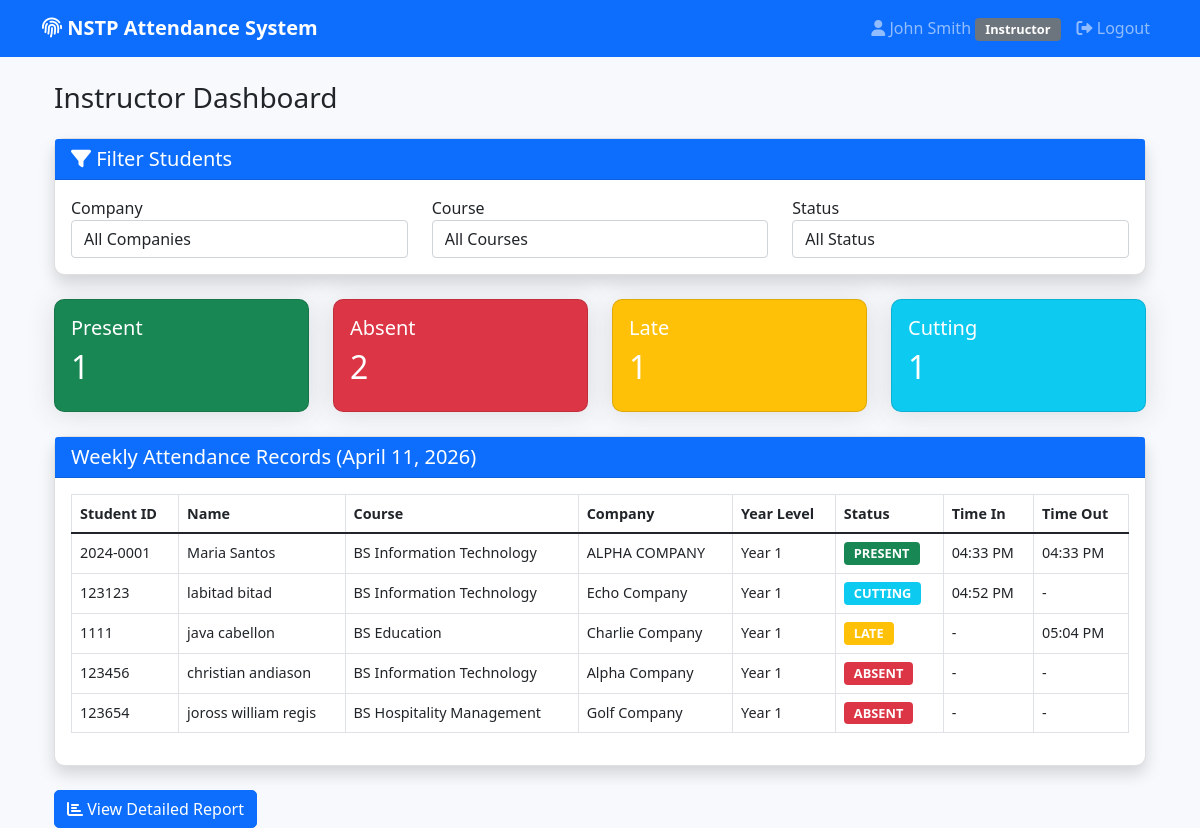
Page /instructor-dashboard/ (signed in) on the committed database.
### core/models.py (models this page shows, shortened)
class User(AbstractUser):
    ROLE_CHOICES = (
        ('student', 'Student'),
        ('instructor', 'Instructor'),
        ('coordinator', 'Coordinator'),
        ('admin', 'Admin'),
    )
    COURSE_CHOICES = (
        ('BSIT', 'BS Information Technology'),
        ('BSED', 'BS Education'),
        ('BSHM', 'BS Hospitality Management'),
        ('BSCRIM', 'BS Criminology'),
        ('BSTM', 'BS Tourism Management'),
    )
    COMPANY_CHOICES = (
        ('ALPHA', 'Alpha Company'),
        ('BRAVO', 'Bravo Company'),
        ('CHARLIE', 'Charlie Company'),
        ('DELTA', 'Delta Company'),
        ('ECHO', 'Echo Company'),
        ('FOXTROT', 'Foxtrot Company'),
        ('GOLF', 'Golf Company'),
        ('HOTEL', 'Hotel Company'),
    )
    role = models.CharField(max_length=20, choices=ROLE_CHOICES, default='student')
    student_id = models.CharField(max_length=20, unique=True, null=True, blank=True)
    course = models.CharField(max_length=20, choices=COURSE_CHOICES, blank=True)
    year_level = models.IntegerField(default=1)  # Default to 1st year
    company = models.CharField(max_length=20, choices=COMPANY_CHOICES, blank=True)
    contact_number = models.CharField(max_length=15, blank=True)
    def get_full_name(self):
        return f"{self.first_name} {self.last_name}"
    def get_course_display(self):
        return dict(self.COURSE_CHOICES).get(self.course, self.course)
    def get_company_display(self):
        return dict(self.COMPANY_CHOICES).get(self.company, self.company)

class AttendanceRecord(models.Model):
    STATUS_CHOICES = (
        ('present', 'Present'),
        ('absent', 'Absent'),
        ('late', 'Late'),
        ('cutting', 'Cutting Class'),
    )
    user = models.ForeignKey(User, on_delete=models.CASCADE, related_name='attendance_records')
    date = models.DateField(auto_now_add=True)
    time_in = models.DateTimeField(null=True, blank=True)
    time_out = models.DateTimeField(null=True, blank=True)
    time_in_code = models.ForeignKey(SlipCode, on_delete=models.SET_NULL, null=True, blank=True, related_name='time_in_records')
    time_out_code = models.ForeignKey(SlipCode, on_delete=models.SET_NULL, null=True, blank=True, related_name='time_out_records')
    status = models.CharField(max_length=20, choices=STATUS_CHOICES, default='absent')
    week_start = models.DateField()
    time_in_passed = models.BooleanField(default=False)
    time_out_passed = models.BooleanField(default=False)
    class Meta:
        unique_together = ['user', 'date']

### core/views.py (the view)
# urls.py: path('instructor-dashboard/', views.instructor_dashboard_view, name='instructor_dashboard'),
@login_required
@instructor_required
def instructor_dashboard_view(request):
    students = User.objects.filter(role='student')
    current_week_start = get_week_start()
    attendance_summary = calculate_attendance_summary(current_week_start)
    attendance_records = []
    for student in students:
        record = AttendanceRecord.objects.filter(
            user=student,
            week_start=current_week_start
        ).first()
        attendance_records.append({
            'student': student,
            'record': record,
        })
    context = {
        'students': students,
        'attendance_records': attendance_records,
        'attendance_summary': attendance_summary,
        'week_start': current_week_start,
    }
    return render(request, 'dashboard/instructor_dashboard.html', context)

### core/utils.py (called while the page is built)
def get_week_start(date=None):
    if date is None:
        date = timezone.now().date()
    days_to_subtract = (date.weekday() + 2) % 7
    return date - timedelta(days=days_to_subtract)

### templates/dashboard/instructor_dashboard.html (shortened to what this page needs)
{% extends 'base.html' %}
{% block content %}
<div class="container-fluid">
    <h1 class="h3 mb-4 text-gray-800">Instructor Dashboard</h1>
    <div class="card shadow mb-4">
        <div class="card-header bg-primary text-white">
            <h5 class="mb-0"><i class="fas fa-filter"></i> Filter Students</h5>
        </div>
        <div class="card-body">
            <div class="row">
                <div class="col-md-4">
                    <label>Company</label>
                    <select id="companyFilter" class="form-control">
                        <option value="">All Companies</option>
                    </select>
                </div>
                <div class="col-md-4">
                    <label>Course</label>
                    <select id="courseFilter" class="form-control">
                        <option value="">All Courses</option>
                    </select>
                </div>
                <div class="col-md-4">
                    <label>Status</label>
                    <select id="statusFilter" class="form-control">
                        <option value="">All Status</option>
                    </select>
                </div>
            </div>
        </div>
    </div>
    <div class="row">
        <div class="col-md-3 mb-4">
            <div class="card bg-success text-white">
                <div class="card-body">
                    <h5>Present</h5>
                    <h2>{{ attendance_summary.stats.present }}</h2>
                </div>
            </div>
        </div>
        <div class="col-md-3 mb-4">
            <div class="card bg-danger text-white">
                <div class="card-body">
                    <h5>Absent</h5>
                    <h2>{{ attendance_summary.stats.absent }}</h2>
                </div>
            </div>
        </div>
        <div class="col-md-3 mb-4">
            <div class="card bg-warning text-white">
                <div class="card-body">
                    <h5>Late</h5>
                    <h2>{{ attendance_summary.stats.late }}</h2>
                </div>
            </div>
        </div>
        <div class="col-md-3 mb-4">
            <div class="card bg-info text-white">
                <div class="card-body">
                    <h5>Cutting</h5>
                    <h2>{{ attendance_summary.stats.cutting }}</h2>
                </div>
            </div>
        </div>
    </div>
    <div class="card shadow">
        <div class="card-header bg-primary text-white">
            <h5 class="mb-0">Weekly Attendance Records ({{ week_start|date:"F d, Y" }})</h5>
        </div>
        <div class="card-body">
            <div class="table-responsive">
                <table class="table table-bordered table-hover" id="attendanceTable">
                    <thead>
                        <tr>
                            <th>Student ID</th>
                            <th>Name</th>
                            <th>Course</th>
                            <th>Company</th>
                            <th>Year Level</th>
                            <th>Status</th>
                            <th>Time In</th>
                            <th>Time Out</th>
                        </tr>
                    </thead>
                    <tbody>
                        {% for item in attendance_records %}
                            <tr class="attendance-row"
                                data-course="{{ item.student.course }}"
                                data-company="{{ item.student.company }}"
                                data-status="{% if item.record %}{{ item.record.status }}{% else %}absent{% endif %}">
                                <td>{{ item.student.student_id }}</td>
                                <td>{{ item.student.get_full_name }}</td>
                                <td>{{ item.student.get_course_display }}</td>
                                <td>{{ item.student.get_company_display }}</td>
                                <td>Year {{ item.student.year_level }}</td>
                                <td>
                                    {% if item.record %}
                                        <span class="badge
                                            {% if item.record.status == 'present' %}bg-success
                                            {% elif item.record.status == 'absent' %}bg-danger
                                            {% elif item.record.status == 'late' %}bg-warning
                                            {% else %}bg-info{% endif %}">
                                            {{ item.record.status|upper }}
                                        </span>
                                    {% else %}
                                        <span class="badge bg-danger">ABSENT</span>
                                    {% endif %}
                                 </td>
                                <td>{{ item.record.time_in|date:"h:i A"|default:"-" }}</td>
                                <td>{{ item.record.time_out|date:"h:i A"|default:"-" }}</td>
                            </tr>
                        {% empty %}
                            <tr>
                                <td colspan="8" class="text-center">No students found.</td>
                            </tr>
                        {% endfor %}
                    </tbody>
                </table>
            </div>
        </div>
    </div>
    <div class="mt-4">
        <a href="{% url 'attendance_report' %}" class="btn btn-primary">
            <i class="fas fa-chart-bar"></i> View Detailed Report
        </a>
    </div>
</div>
{% endblock %}

### templates/base.html (shortened to what this page needs)
<!DOCTYPE html>
<html lang="en">
<head>
    <link href="https://cdn.jsdelivr.net/npm/bootstrap@5.1.3/dist/css/bootstrap.min.css" rel="stylesheet">
    <link rel="stylesheet" href="https://cdnjs.cloudflare.com/ajax/libs/font-awesome/6.0.0/css/all.min.css">
    {% load static %}
    <link rel="stylesheet" href="{% static 'css/style.css' %}">
</head>
<body>
    <nav class="navbar navbar-expand-lg navbar-dark bg-primary">
        <div class="container">
            <a class="navbar-brand" href="{% url 'dashboard' %}">
                <i class="fas fa-fingerprint"></i> NSTP Attendance System
            </a>
            <div class="collapse navbar-collapse" id="navbarNav">
                <ul class="navbar-nav ms-auto">
                    {% if user.is_authenticated %}
                        <li class="nav-item">
                            <span class="nav-link">
                                <i class="fas fa-user"></i> {{ user.get_full_name|default:user.username }}
                                <span class="badge bg-secondary">{{ user.role|title }}</span>
                            </span>
                        </li>
                        <li class="nav-item">
                            <a class="nav-link" href="{% url 'logout' %}">
                                <i class="fas fa-sign-out-alt"></i> Logout
                            </a>
                        </li>
                    {% endif %}
                </ul>
            </div>
        </div>
    </nav>
    <div class="container mt-4">
        {% block content %}
        {% endblock %}
    </div>
</body>
</html>

### static/css/style.css (style rules this page uses)
body { background-color: #f8f9fc; font-family: 'Segoe UI', Tahoma, Geneva, Verdana, sans-serif; }
.navbar-brand { font-weight: bold; }
.card { border-radius: 10px; box-shadow: 0 0.15rem 1.75rem 0 rgba(58, 59, 69, 0.15); }
.card-header { border-radius: 10px 10px 0 0; }
.btn { border-radius: 5px; font-weight: 500; }
.table { font-size: 0.9rem; }
.badge { padding: 5px 10px; font-size: 0.8rem; }

### rows in the picture
User: get_full_name "John Smith", role "Instructor"
User: student.student_id "2024-0001", student.get_full_name "Maria Santos", student.course "BS Information Technology", student.company "ALPHA COMPANY", student.year_level "1", record.status "PRESENT", record.time_in "04:33 PM", record.time_out "04:33 PM"
User: student.student_id "123123", student.get_full_name "labitad bitad", student.course "BS Information Technology", student.company "Echo Company", student.year_level "1", record.status "CUTTING", record.time_in "04:52 PM", record.time_out "-"
User: student.student_id "1111", student.get_full_name "java cabellon", student.course "BS Education", student.company "Charlie Company", student.year_level "1", record.status "LATE", record.time_in "-", record.time_out "05:04 PM"
User: student.student_id "123456", student.get_full_name "christian andiason", student.course "BS Information Technology", student.company "Alpha Company", student.year_level "1", shows "ABSENT", record.time_in "-", record.time_out "-"
User: student.student_id "123654", student.get_full_name "joross william regis", student.course "BS Hospitality Management", student.company "Golf Company", student.year_level "1", shows "ABSENT", record.time_in "-", record.time_out "-"

### other values in the picture
{{ attendance_summary.stats.present }} "1"
{{ attendance_summary.stats.absent }} "2"
{{ attendance_summary.stats.late }} "1"
{{ attendance_summary.stats.cutting }} "1"
{{ week_start|date:"F d, Y" }} "April 11, 2026"
